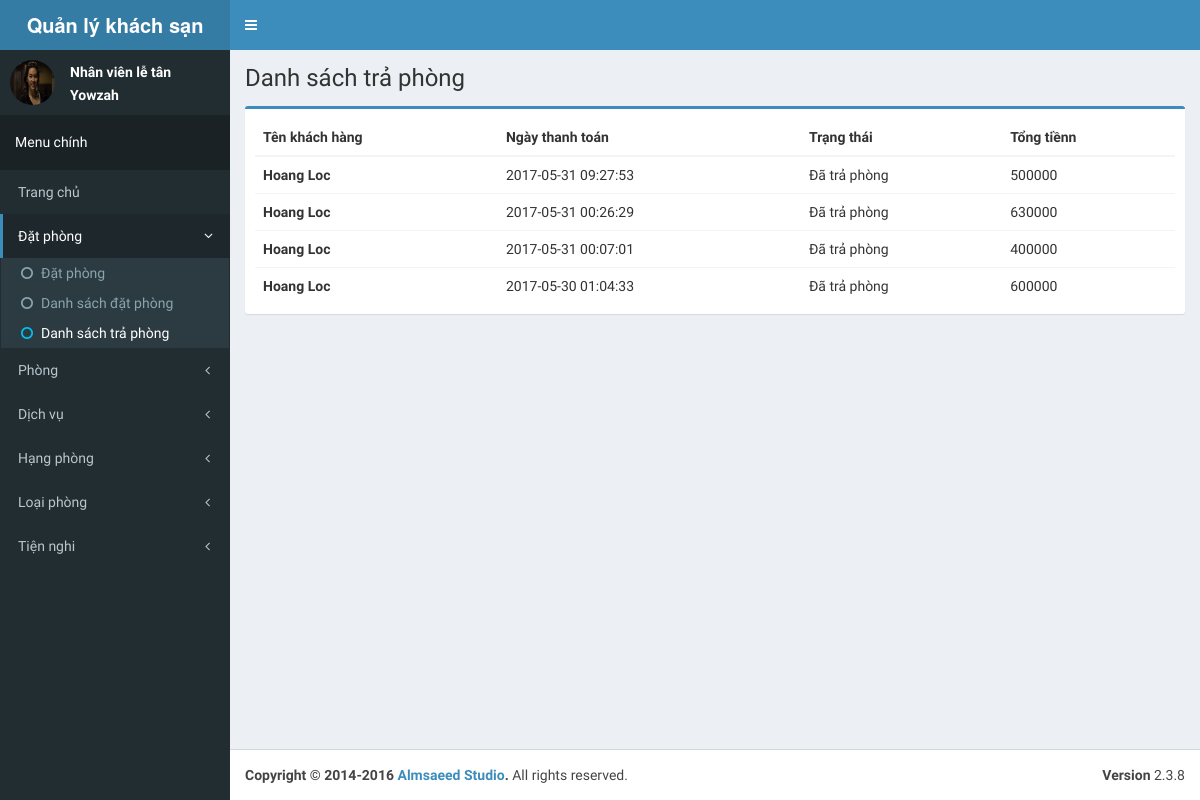
Page /admin/payment on the earlier database version.
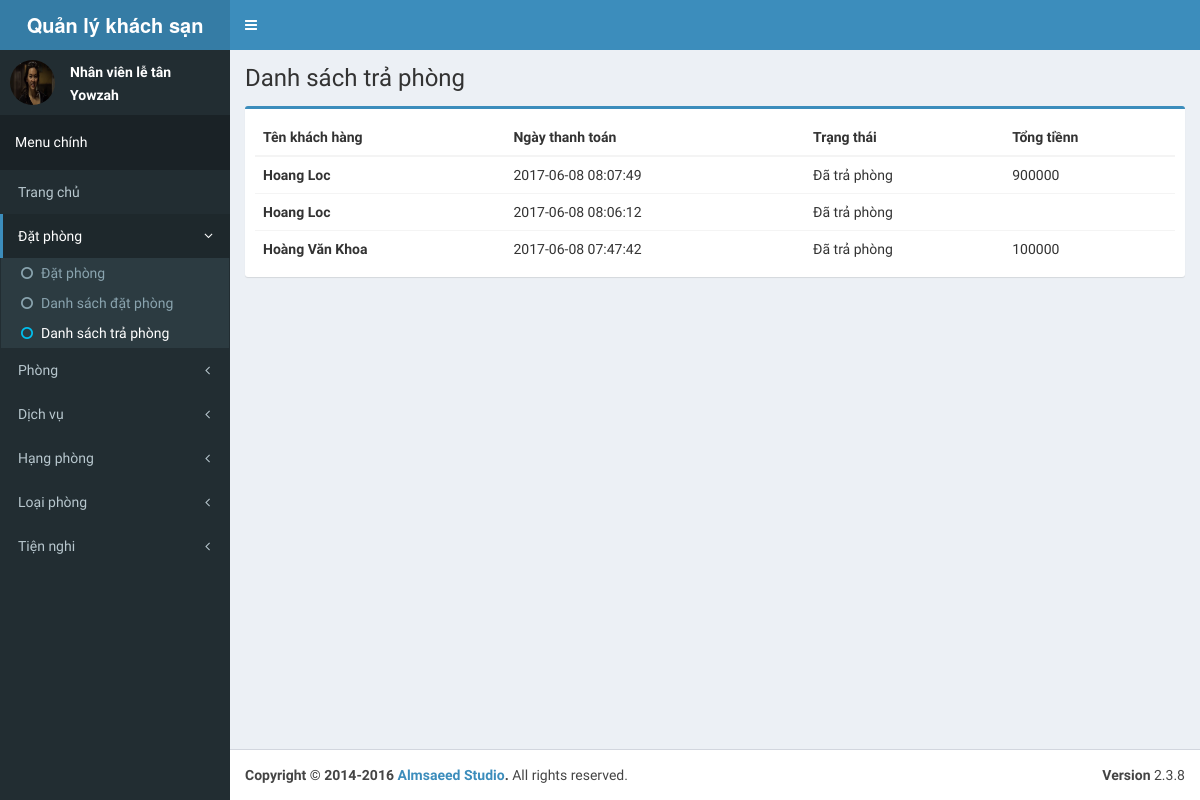
Same page on the later database version.
### tables this page shows
CREATE TABLE `payment` (
  `payment_id` int(11) NOT NULL AUTO_INCREMENT,
  `booking_id` int(11) DEFAULT NULL,
  `real_end_date` datetime DEFAULT NULL,
  `amount` int(11) DEFAULT NULL,
  `create_date` datetime DEFAULT NULL,
  PRIMARY KEY (`payment_id`),
  KEY `payment_ibfk_1` (`booking_id`)
);

CREATE TABLE `customer` (
  `customer_id` int(11) NOT NULL AUTO_INCREMENT,
  `fname` varchar(255) DEFAULT NULL,
  `lname` varchar(255) DEFAULT NULL,
  `id` varchar(255) DEFAULT NULL,
  `dob` date DEFAULT NULL,
  `gender` bit(1) DEFAULT NULL,
  `phone` varchar(255) DEFAULT NULL,
  `address` varchar(255) DEFAULT NULL,
  PRIMARY KEY (`customer_id`)
);

### index.php (called while the page is built, shortened)
<?php
require_once BASEPATH.'core/CodeIgniter.php';

### application/core/MY_Controller.php (called while the page is built, shortened)
<?php defined('BASEPATH') OR exit('No direct script access allowed');
class MY_Controller extends CI_Controller
{
    protected $data = array();
    function __construct()
    {
        $this->data['page_title'] = 'CI_App';
        $this->data['before_head'] = '';
        $this->data['before_body'] = '';
    }
    protected function render($the_view = NULL, $template = 'master')
    {
        if ($template == 'json' || $this->input->is_ajax_request()) {
            header('Content-Type: application/json');
            echo json_encode($this->data);
        } else {
            $this->data['the_view_content'] = (is_null($the_view)) ? '' : $this->load->view($the_view, $this->data, TRUE);;
            $this->load->view('templates/' . $template . '_view', $this->data);
        }
    }
}
class Admin_Controller extends MY_Controller
{
    protected function render($the_view = NULL, $template = 'admin_master')
    {
        parent::render($the_view, $template);
    }
}

### application/config/config.php (called while the page is built, shortened)
<?php
$config['base_url'] = 'http://localhost:8080/qlks/';
$config['index_page'] = '';
$config['uri_protocol']	= 'REQUEST_URI';
$config['url_suffix'] = '';
$config['language']	= 'english';
$config['charset'] = 'UTF-8';
$config['enable_hooks'] = FALSE;
$config['subclass_prefix'] = 'MY_';
$config['composer_autoload'] = FALSE;
$config['permitted_uri_chars'] = 'a-z 0-9~%.:_\-';
$config['enable_query_strings'] = FALSE;
$config['controller_trigger'] = 'c';
$config['function_trigger'] = 'm';
$config['directory_trigger'] = 'd';
$config['allow_get_array'] = TRUE;
$config['log_threshold'] = 0;
$config['log_path'] = '';
$config['log_file_extension'] = '';
$config['log_file_permissions'] = 0644;
$config['log_date_format'] = 'Y-m-d H:i:s';
$config['error_views_path'] = '';
$config['cache_path'] = '';
$config['cache_query_string'] = FALSE;
$config['encryption_key'] = 'doctor';
$config['sess_driver'] = 'files';
$config['sess_cookie_name'] = 'ci_session';
$config['sess_expiration'] = 7200;
$config['sess_save_path'] = NULL;
$config['sess_match_ip'] = FALSE;
$config['sess_time_to_update'] = 300;
$config['sess_regenerate_destroy'] = FALSE;
$config['cookie_prefix']	= '';
$config['cookie_domain']	= '';
$config['cookie_path']		= '/';
$config['cookie_secure']	= FALSE;
$config['cookie_httponly'] 	= FALSE;
$config['standardize_newlines'] = FALSE;
$config['global_xss_filtering'] = FALSE;
$config['csrf_protection'] = FALSE;
$config['csrf_token_name'] = 'csrf_test_name';
$config['csrf_cookie_name'] = 'csrf_cookie_name';
$config['csrf_expire'] = 7200;
$config['csrf_regenerate'] = TRUE;
$config['csrf_exclude_uris'] = array();
$config['compress_output'] = FALSE;
$config['time_reference'] = 'local';
$config['rewrite_short_tags'] = FALSE;
$config['proxy_ips'] = '';

### application/models/admin/Model_payment.php (called while the page is built, shortened)
<?php defined('BASEPATH') OR exit('No direct script access allowed');
class Model_payment extends CI_Model{
    public function get_payment_list($start, $limit){
        return $this->db->select('payment_id, fname, lname, state, payment.create_date, amount')
            ->from('payment')
            ->join('booking', 'booking.booking_id = payment.booking_id')
            ->join('customer', 'customer.customer_id = booking.customer_id')
            ->where('state', 1)
            ->limit($limit, $start)
            ->order_by('payment.create_date', 'DESC')
            ->get()->result_array();
    }
}

### application/views/admin/payment/list_view.php (the view, shortened to what this page needs)
<div class="row">
    <div class="col-xs-12">
        <div class="box box-primary">
            <div class="box-body">
                <table id="example2" class="table table-hover">
                    <thead>
                    <tr>
                        <th>Tên khách hàng</th>
                        <th>Ngày thanh toán</th>
                        <th>Trạng thái</th>
                        <th>Tổng tiềnn</th>
                    </tr>
                    </thead>
                    <tbody>
                    <?php
                    if (isset($list_payment) && count($list_payment)){
                        foreach ($list_payment as $key => $val) {
                            ?>
                            <tr>
                                <td><a href="<?php echo base_url() . 'admin/payment/detail/' . $val['payment_id']; ?>"
                                       style="color: #333"><b><?php echo htmlspecialchars($val['fname'] . ' ' . $val['lname']); ?></b></a>
                                </td>
                                <td><a href="<?php echo base_url() . 'admin/payment/detail/' . $val['payment_id']; ?>"
                                       style="color: #333"><?php echo htmlspecialchars($val['create_date']); ?></a></td>
                                <td><a href="<?php echo base_url() . 'admin/payment/detail/' . $val['payment_id']; ?>"
                                       style="color: #333"><?php echo ($val['state'] == 0) ? 'Chưa trả phòng' : 'Đã trả phòng'; ?></a>
                                </td>
                                <td><a href="<?php echo base_url() . 'admin/payment/detail/' . $val['payment_id']; ?>"
                                       style="color: #333"><?php echo htmlspecialchars($val['amount']); ?></a></td>
                            </tr>
                            <?php
                        }
                    }
                    else{
                        echo '<tr><td colspan="4">Không có dữ liệu</td></tr>';
                    }
                    ?>
                    </tbody>
                </table>
            </div>
        </div>
    </div>
</div>

### application/controllers/admin/Payment.php (shortened to what this page needs)
<?php defined('BASEPATH') OR exit('No direct script access allowed');
class Payment extends Admin_Controller{
    public function index($page = 1)
    {
        $this->data['before_head'] = '
  <link rel="stylesheet" href="' . base_url() . 'assets/admin/plugins/datatables/dataTables.bootstrap.css">
  <link rel="stylesheet" href="' . base_url() . 'assets/admin/plugins/iCheck/flat/blue.css">';
        $config['full_tag_open'] = '<ul class="pagination pull-right no-margin">';
        $config['full_tag_close'] = '</ul>';
        $config['first_link'] = 'Trang đầu';
        $config['first_tag_open'] = '<li>';
        $config['first_tag_close'] = '</li>';
        $config['last_link'] = 'Trang cuối';
        $config['last_tag_open'] = '<li>';
        $config['last_tag_close'] = '</li>';
        $config['next_link'] = '&gt;';
        $config['next_tag_open'] = '<li>';
        $config['next_tag_close'] = '</li>';
        $config['prev_link'] = '&lt;';
        $config['total_rows'] = $this->model_payment->total();
        $config['per_page'] = 10;
        $total_page = ceil($config['total_rows']/$config['per_page']);
        $page = ($page > $total_page)?$total_page:$page;
        $page = ($page < 1)?1:$page;
        $page = $page - 1;
        $this->data['list_payment'] = $this->model_payment->get_payment_list(($page*$config['per_page']), $config['per_page']);
        $this->render('admin/payment/list_view');
    }
}

### application/views/templates/parts/admin_master_header_view.php (shortened to what this page needs)
<!DOCTYPE html>
<html>
<head>
    <link rel="stylesheet" href="<?php echo base_url(); ?>assets/admin/bootstrap/css/bootstrap.min.css">
    <link rel="stylesheet" href="https://cdnjs.cloudflare.com/ajax/libs/font-awesome/4.5.0/css/font-awesome.min.css">
    <link rel="stylesheet" href="https://cdnjs.cloudflare.com/ajax/libs/ionicons/2.0.1/css/ionicons.min.css">
    <?php echo $before_head; ?>
    <link rel="stylesheet" href="<?php echo base_url(); ?>assets/admin/dist/css/AdminLTE.min.css">
    <link rel="stylesheet" href="<?php echo base_url(); ?>assets/admin/dist/css/skins/_all-skins.min.css">
</head>
<body class="hold-transition skin-blue sidebar-mini fixed">
<div class="wrapper">
    <header class="main-header">
        <a href="<?php echo base_url(); ?>admin/home" class="logo">
            <span class="logo-lg"><strong>Quản lý khách sạn</strong></span>
        </a>
        <nav class="navbar navbar-static-top">
            <a href="#" class="sidebar-toggle" data-toggle="offcanvas" role="button">
            </a>
        </nav>
    </header>
    <aside class="main-sidebar">
        <section class="sidebar">
            <div class="user-panel">
                <div class="pull-left image">
                    <img src="<?php echo base_url(); ?>assets/admin/dist/img/Screenshot_12.png" class="img-circle"
                         alt="User Image">
                </div>
                <div class="pull-left info">
                    <p>Nhân viên lễ tân</p>
                    <p>Yowzah</p>
                </div>
            </div>
            <ul class="sidebar-menu">
                <li class="header"><h5 style="color: #fff">Menu chính</h5></li>
                <li class="<?php echo (isset($active_parent) && $active_parent == 'home') ? 'active' : ''; ?>"><a href="<?php echo base_url(); ?>admin/home"><span>Trang chủ</span></a></li>
                <li class="treeview <?php echo (isset($active_parent) && $active_parent == 'booking') ? 'active' : ''; ?>">
                    <a href="#">
                        <span>Đặt phòng</span>
                        <span class="pull-right-container">
                            <i class="fa fa-angle-left pull-right"></i>
                        </span>
                    </a>
                    <ul class="treeview-menu">
                        <li class="<?php echo (isset($active) && $active == 'registry') ? 'active' : ''; ?>"><a
                                    href="<?php echo base_url(); ?>admin/booking/registry"><i
                                        class="fa fa-circle-o <?php echo (isset($active) && $active == 'registry') ? 'text-aqua' : ''; ?>"></i>Đặt phòng</a>
                        </li>
                        <li class="<?php echo (isset($active) && $active == 'booking') ? 'active' : ''; ?>"><a
                                    href="<?php echo base_url(); ?>admin/booking"><i
                                        class="fa fa-circle-o <?php echo (isset($active) && $active == 'booking') ? 'text-aqua' : ''; ?>"></i>Danh
                                sách đặt phòng</a></li>
                        <li class="<?php echo (isset($active) && $active == 'payment') ? 'active' : ''; ?>"><a
                                    href="<?php echo base_url(); ?>admin/payment"><i
                                        class="fa fa-circle-o <?php echo (isset($active) && $active == 'payment') ? 'text-aqua' : ''; ?>"></i>Danh
                                sách trả phòng</a></li>
                    </ul>
                </li>
                <li class="treeview <?php echo (isset($active_parent) && $active_parent == 'room') ? 'active' : ''; ?>">
                    <a href="#">
                        <span>Phòng</span>
                        <span class="pull-right-container">
                            <i class="fa fa-angle-left pull-right"></i>
                        </span>
                    </a>
                </li>
                <li class="treeview <?php echo (isset($active_parent) && $active_parent == 'service') ? 'active' : ''; ?>">
                    <a href="#">
                        <span>Dịch vụ</span>
                        <span class="pull-right-container">
                            <i class="fa fa-angle-left pull-right"></i>
                        </span>
                    </a>
                </li>
                <li class="treeview <?php echo (isset($active_parent) && $active_parent == 'rank') ? 'active' : ''; ?>">
                    <a href="#">
                        <span>Hạng phòng</span>
                        <span class="pull-right-container">
                            <i class="fa fa-angle-left pull-right"></i>
                        </span>
                    </a>
                </li>
                <li class="treeview <?php echo (isset($active_parent) && $active_parent == 'type') ? 'active' : ''; ?>">
                    <a href="#">
                        <span>Loại phòng</span>
                        <span class="pull-right-container">
                            <i class="fa fa-angle-left pull-right"></i>
                        </span>
                    </a>
                </li>
                <li class="treeview <?php echo (isset($active_parent) && $active_parent == 'utility') ? 'active' : ''; ?>">
                    <a href="#">
                        <span>Tiện nghi</span>
                        <span class="pull-right-container">
                            <i class="fa fa-angle-left pull-right"></i>
                        </span>
                    </a>
                </li>
            </ul>
        </section>
    </aside>

### application/views/templates/admin_master_view.php
<?php defined('BASEPATH') OR exit('No direct script access allowed');
$this->load->view('templates/parts/admin_master_header_view'); ?>
    <div class="content-wrapper">
        <section class="content-header">
            <h1>
                <?php
                echo isset($content_header)?$content_header:'';
                ?>
            </h1>
        </section>
        <section class="content">
            <?php echo $the_view_content; ?>
        </section>
    </div>
<?php $this->load->view('templates/parts/admin_master_footer_view'); ?>

### application/views/templates/parts/admin_master_footer_view.php (shortened to what this page needs)
<footer class="main-footer">
    <div class="pull-right hidden-xs">
        <b>Version</b> 2.3.8
    </div>
    <strong>Copyright &copy; 2014-2016 <a href="http://almsaeedstudio.com">Almsaeed Studio</a>.</strong> All rights
    reserved.
</footer>
</div>
</body>
</html>

Differences in the rows shown:
removed payment: customer.fname+lname "Hoang Loc", create_date "2017-05-31 09:27:53", amount "500000"
removed payment: customer.fname+lname "Hoang Loc", create_date "2017-05-30 01:04:33", amount "600000"
changed payment (number 1 of 3 on the later page): create_date "2017-05-31 00:26:29" → "2017-06-08 08:07:49"; amount "630000" → "900000"
changed payment (number 2 of 3 on the later page): create_date "2017-05-31 00:07:01" → "2017-06-08 08:06:12"; amount "400000" → (not shown)
added payment: customer.fname+lname "Hoàng Văn Khoa", create_date "2017-06-08 07:47:42", amount "100000"
